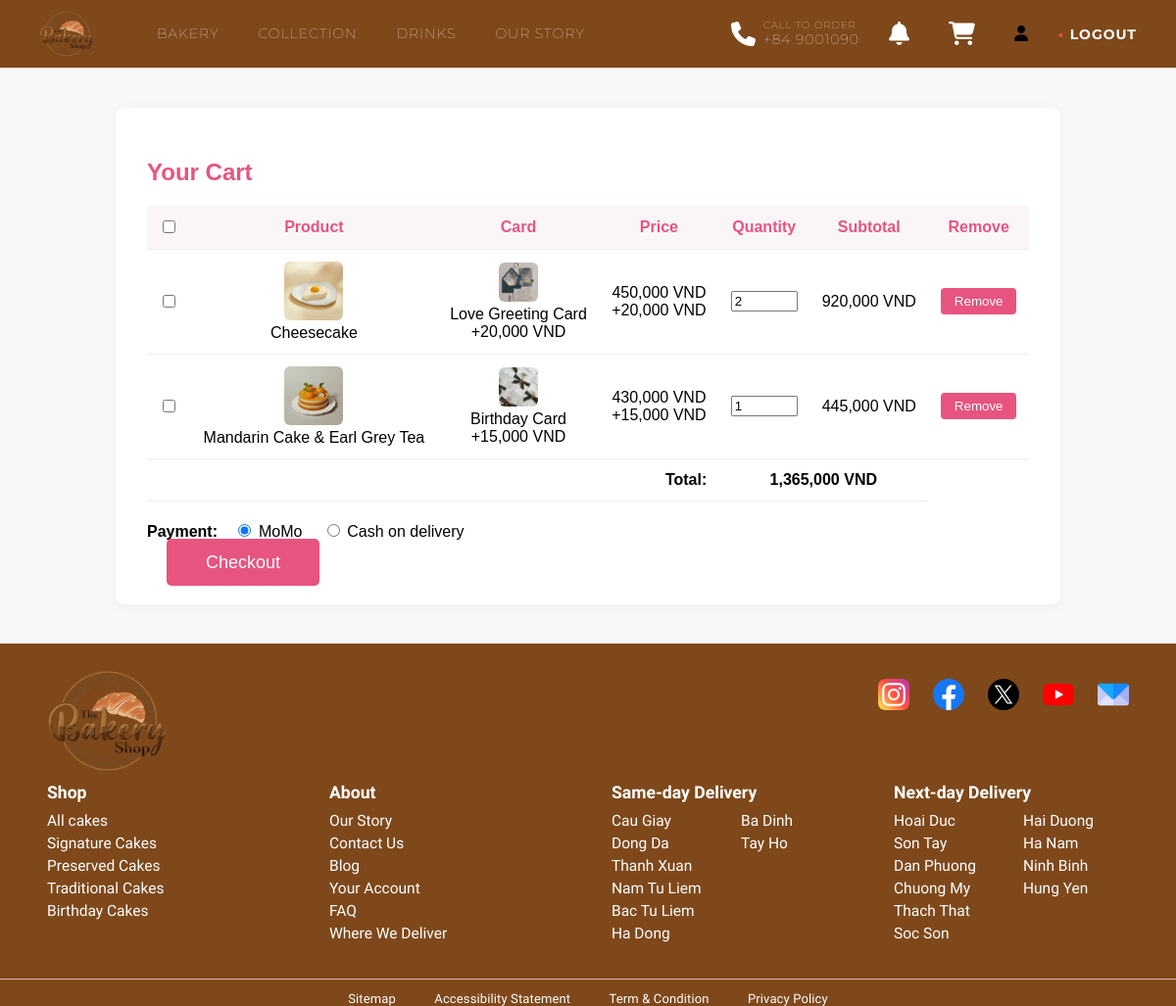
The page /views/customer/cart.php (signed in) on the database its author committed.
### tables this page shows
CREATE TABLE IF NOT EXISTS `cart_items` (
  `id` int NOT NULL AUTO_INCREMENT,
  `user_id` int NOT NULL,
  `product_id` int NOT NULL,
  `quantity` int DEFAULT '1',
  `service_id` int DEFAULT NULL,
  `card_message` text,
  PRIMARY KEY (`id`),
  KEY `user_id` (`user_id`),
  KEY `product_id` (`product_id`),
  KEY `service_id` (`service_id`),
  CONSTRAINT `cart_items_ibfk_1` FOREIGN KEY (`user_id`) REFERENCES `users` (`id`) ON DELETE CASCADE,
  CONSTRAINT `cart_items_ibfk_2` FOREIGN KEY (`product_id`) REFERENCES `products` (`id`) ON DELETE CASCADE,
  CONSTRAINT `cart_items_ibfk_3` FOREIGN KEY (`service_id`) REFERENCES `services` (`id`) ON DELETE SET NULL
);

CREATE TABLE IF NOT EXISTS `products` (
  `id` int NOT NULL AUTO_INCREMENT,
  `name` varchar(150) NOT NULL,
  `description` text,
  `price` decimal(10,2) NOT NULL,
  `image` varchar(255) DEFAULT NULL,
  `collection_id` int DEFAULT NULL,
  `stock` int DEFAULT '0',
  `status` enum('in_stock','out_of_stock') DEFAULT 'in_stock',
  `created_at` datetime DEFAULT CURRENT_TIMESTAMP,
  `edit_at` datetime DEFAULT NULL,
  PRIMARY KEY (`id`),
  KEY `collection_id` (`collection_id`),
  CONSTRAINT `products_ibfk_1` FOREIGN KEY (`collection_id`) REFERENCES `collections` (`id`) ON DELETE SET NULL
);

CREATE TABLE IF NOT EXISTS `services` (
  `id` int NOT NULL AUTO_INCREMENT,
  `name` varchar(100) NOT NULL,
  `price` decimal(10,2) NOT NULL,
  `image` varchar(255) DEFAULT NULL,
  `description` text,
  PRIMARY KEY (`id`)
);

### views/customer/cart.php (the view, shortened to what this page needs)
<?php
include '../../connectdb.php';
$user_id = $_SESSION['user_id'];
$sql = "
    SELECT ci.id as cart_id, p.id as product_id, p.name as product_name, p.image as product_image, p.price as product_price,
           ci.quantity, s.name as card_name, s.price as card_price, s.image as card_image
    FROM cart_items ci
    JOIN products p ON ci.product_id = p.id
    LEFT JOIN services s ON ci.service_id = s.id
    WHERE ci.user_id = ?
";
$stmt = $conn->prepare($sql);
$stmt->bind_param("i", $user_id);
$stmt->execute();
$result = $stmt->get_result();
?>
<!DOCTYPE html>
<html lang="en">
<head>
</head>
<body>
    <?php include '../../includes/header.php'; ?>
    <div class="cart-container">
        <h2>Your Cart</h2>
        <?php if ($result && $result->num_rows > 0): ?>
        <form method="post" action="">
            <table>
                <tr>
                    <th><input type="checkbox" id="select-all"></th>
                    <th>Product</th>
                    <th>Card</th>
                    <th>Price</th>
                    <th>Quantity</th>
                    <th>Subtotal</th>
                    <th>Remove</th>
                </tr>
                <?php
                $grand_total = 0;
                while ($row = $result->fetch_assoc()):
                    $product_total = $row['product_price'] * $row['quantity'];
                    $card_total = $row['card_price'] ?? 0;
                    $subtotal = $product_total + $card_total;
                    $grand_total += $subtotal;
                ?>
                <tr>
                    <td>
                        <input type="checkbox" name="checkout_items[]" value="<?php echo $row['cart_id']; ?>" class="item-checkbox">
                    </td>
                    <td>
                        <img src="/assets/img/<?php echo htmlspecialchars($row['product_image']); ?>" alt="">
                        <div><?php echo htmlspecialchars($row['product_name']); ?></div>
                                            </td>
                    <td>
                        <?php if ($row['card_name']): ?>
                            <img src="/assets/img/<?php echo htmlspecialchars($row['card_image']); ?>" alt="" style="width:40px;height:40px;"><br>
                            <?php echo htmlspecialchars($row['card_name']); ?><br>
                            +<?php echo number_format($row['card_price']); ?> VND
                        <?php else: ?>
                            <span style="color:#888;">None</span>
                            <span data-card-price="0" style="display:none;"></span>
                        <?php endif; ?>
                    </td>
                    <td>
                        <?php echo number_format($row['product_price']); ?> VND
                        <?php if ($row['card_price']): ?><br>+<?php echo number_format($row['card_price']); ?> VND<?php endif; ?>
                    </td>
                    <td>
                        <input type="number" name="quantities[<?php echo $row['cart_id']; ?>]" value="<?php echo $row['quantity']; ?>" min="1" style="width:60px;" onchange="this.form.submit();">
                    </td>
                    <td class="subtotal-cell">
                        <?php echo number_format($subtotal); ?> VND
                    </td>
                    <td>
                        <button type="submit" name="remove" value="<?php echo $row['cart_id']; ?>" class="remove-btn">Remove</button>
                    </td>
                </tr>
                <?php endwhile; ?>
                <tr>
                                        <td colspan="4" style="text-align:right;"><b>Total:</b></td>
                    <td colspan="2"><b id="grand-total"><?php echo number_format($grand_total); ?> VND</b></td>
                </tr>
            </table>
            <div style="margin: 20px 0 12px 0;">
                <span style="font-weight:bold; margin-right:12px;">Payment:</span>
                <label style="margin-right:16px;"><input type="radio" name="payment_method_select" value="momo" checked> MoMo</label>
                <label><input type="radio" name="payment_method_select" value="cod"> Cash on delivery</label>
            </div>
            <a href="#" onclick="submitCheckout(event)" class="checkout-btn" style="text-decoration:none; margin-left:20px;">Checkout</a>
        </form>
        <?php else: ?>
            <div class="empty-cart">Your cart is empty.</div>
        <?php endif; ?>
    </div>
    <?php include '../../includes/footer.php'; ?>
</body>
</html>

### views/customer/cart.php (style rules this page uses)
body { background: #f8f8f8; font-family: Arial, sans-serif; }
.cart-container { max-width: 900px; margin: 40px auto; background: #fff; border-radius: 10px; box-shadow: 0 2px 12px #eee; padding: 32px; }
h2 { color: #e75480; }
table { width: 100%; border-collapse: collapse; margin-top: 20px; }
th, td { padding: 12px; text-align: center; border-bottom: 1px solid #eee; }
th { background: #faf6f8; color: #e75480; }
img { width: 60px; height: 60px; object-fit: cover; border-radius: 6px; }
.remove-btn { background: #e75480; color: #fff; border: none; border-radius: 4px; padding: 6px 14px; cursor: pointer; transition: background 0.2s; }
.checkout-btn { margin-top: 24px; background: #e75480; color: #fff; border: none; border-radius: 5px; padding: 14px 40px; font-size: 18px; cursor: pointer; transition: background 0.2s; }

### includes/header.php (style rules this page uses)
body { margin: 0; }

### rows shown on the page
cart_items: product.image (picture), product.name "Cheesecake", service.image (picture), service.name "Love Greeting Card", service.price "20,000", product.price "450,000", quantity "2", subtotal "920,000", $row['cart_id'] 1 (drawn)
cart_items: product.image (picture), product.name "Mandarin Cake & Earl Grey Tea", service.image (picture), service.name "Birthday Card", service.price "15,000", product.price "430,000", quantity "1", subtotal "445,000", $row['cart_id'] 3 (drawn)

### other values the page prints
$grand_total "1,365,000"
